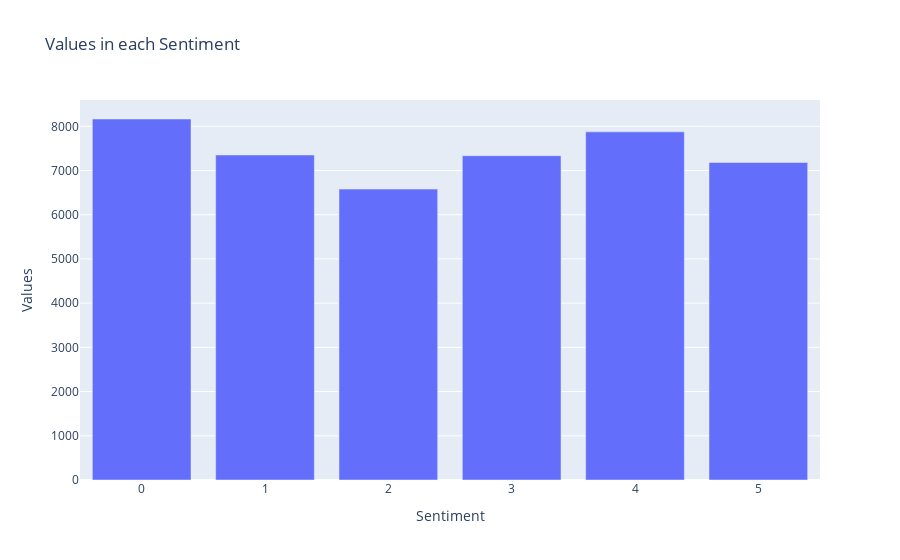

The cell this chart's notebook holds for it:
### Code cell
fig = go.Figure([go.Bar(x=y.value_counts().index, y=y.value_counts().tolist())])
fig.update_layout(
    title="Values in each Sentiment",
    xaxis_title="Sentiment",
    yaxis_title="Values")
fig.show()

### Figure 1 — Plotly figure (JSON) as saved in the notebook; plotly's stock layout.template omitted (floating-point values rounded to 4 significant figures)
{"data": [{"type": "bar", "x": [0, 4, 1, 3, 5, 2], "y": [8165, 7874, 7351, 7335, 7181, 6579]}], "layout": {"title": {"text": "Values in each Sentiment"}, "xaxis": {"title": {"text": "Sentiment"}}, "yaxis": {"title": {"text": "Values"}}}}
